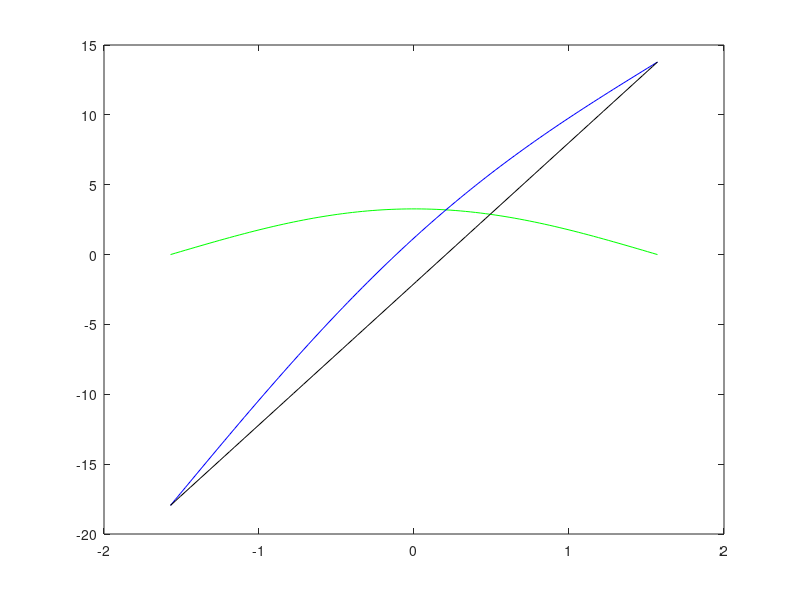

Recreate this plot in MATLAB.
theta_L = linspace(-pi/2,pi/2,100);
theta_c = linspace(-pi/2,pi/2,100);
g = 9.81;
k1 = g;
k2 = linspace(0,1000,100);
m = 1;
l = 1/3;

amin = 99999;
for i = 1:100
    for k = 1:100
        for j = 1:100
            Tm(j) = k2(i)*(theta_L(j)-theta_c(k))+cos(theta_L(j))*m*g*l;
        end
        a = abs(trapz(theta_L, Tm));
        if a <= amin
            amin = a;
            thc = theta_c(k);
            k2g = k2(i);
        else
            amin = amin;
        end
    end
end


theta_c = thc;
k2 = k2g;

for i = 1:100
    TL(i) = cos(theta_L(i))*m*g*l;
    Tk(i) = k2*(theta_L(i)-theta_c);
    Tm(i) = Tk(i) + TL(i);
end

plot(theta_L,TL,'g',theta_L,Tm,'b', theta_L,Tk,'k') 



            
            
